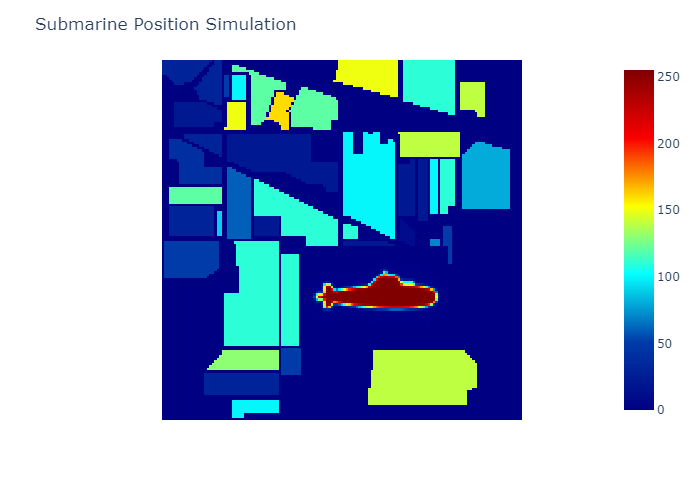

Write Python code to recreate this figure.
# submarine_position.py

from pyproj import Transformer
import pandas as pd
import numpy as np
import math
import random
import plotly.express as px

def lla_to_xyz(lat, lon, alt):
    transprojr = Transformer.from_crs(
        "EPSG:4326",
        {"proj": 'geocent', "ellps": 'WGS84', "datum": 'WGS84'}, always_xy=True)
    x, y, z = transprojr.transform(lon, lat, alt, radians=False)
    return x, y, z

def distance_3d(x1, y1, z1, x2, y2, z2):
    return math.sqrt((x2 - x1) ** 2 + (y2 - y1) ** 2 + (z2 - z1) ** 2)

def gauss_noisy(x, y, mu=0, sigma=0.1):
    """
    Add Gaussian noise to input data
    """
    x += random.gauss(mu, sigma)
    y += random.gauss(mu, sigma)
    # z += random.gauss(mu, sigma)
    return x, y



def main():
    # UAV and submarine coordinates in (lat, lon, alt) format
    uav_lla = (18.01944, 112.5194, 300)
    sub_lla = (18.01940, 112.5174, -100) # (18.01944, 112.5184, -100)

    # Convert (lat, lon, alt) to (x, y, z)
    uav_x, uav_y, uav_z = lla_to_xyz(uav_lla[0], uav_lla[1], uav_lla[2])
    sub_x, sub_y, sub_z = lla_to_xyz(sub_lla[0], sub_lla[1], sub_lla[2])

    # Read submarine shape simulation data and hyperspectral background data
    df = pd.read_csv('df_im_sub.csv')
    im_sub = np.array(df)

    df_ = pd.read_csv('df_noise.csv')
    noi = np.array(df_)

    # Calculate 3D distance between submarine and UAV
    L_sub_uav = distance_3d(sub_x, sub_y, sub_z, uav_x, uav_y, uav_z)

    # Calculate distance from submarine to the center of view based on hypotenuse and height
    d = math.sqrt(L_sub_uav**2 - (uav_lla[2] - sub_lla[2])**2)

    # Detection range (radius)
    D = 1000

    # Check if the distance d exceeds the detection range
    if d > D:
        print('Submarine is out of detection range')
    else:
        # Add submarine shape to background noise at the specified position
        noi = noi * 10
        noi[100 + int(d / 13.8) - 40:100 + int(d / 13.8), 100 + int(d / 13.8) - 60:100 + int(d / 13.8)] = im_sub

    # Visualize submarine position simulation using Plotly
    cls = px.imshow(noi, color_continuous_scale='jet')
    cls.update_layout(title='Submarine Position Simulation', coloraxis_showscale=True)
    cls.update_xaxes(showticklabels=False)
    cls.update_yaxes(showticklabels=False)
    cls.write_image('submarine_position_simulation.png')
    cls.show()

    # Return submarine position information with added Gaussian noise
    print("Submarine position with added Gaussian noise:", gauss_noisy(sub_lla[0], sub_lla[1]))

if __name__ == "__main__":
    main()
